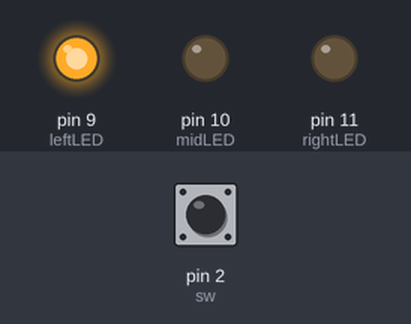
Simulated run of this sketch. Board: Arduino Uno, built with avr-gcc and run on an emulated ATmega328P. Shown: output pins drawn as LEDs (lit = HIGH). Inputs (shaded band) come from the test bench; at power-on: pin 2 (sw) HIGH.

Above: at 0.2 s.
At 3.5 s:
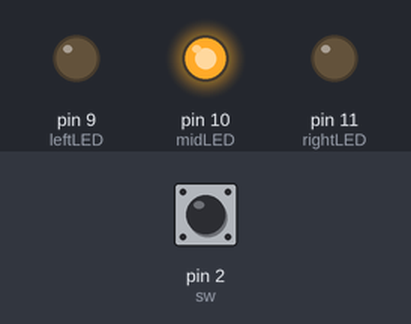
At 8.2 s:
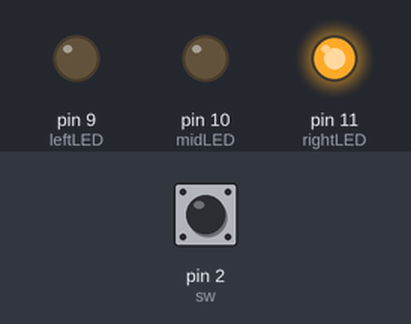
At 12.5 s:
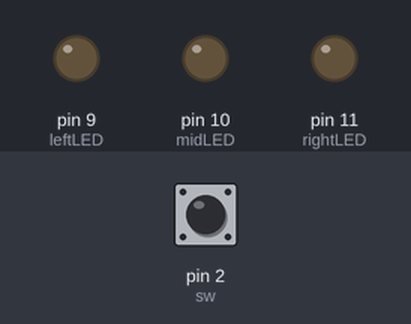
Timing chart, 0 to 13.0 s (numbered marks = the images above):
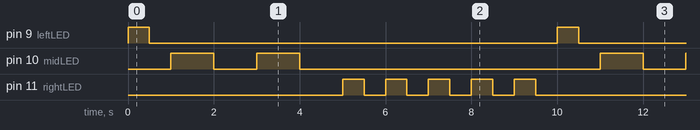

Measured:
- by itself, pin 9 (leftLED): alternates HIGH for 0.50 s and LOW for 9.5 s
- by itself, pin 10 (midLED): repeats every 10.0 s: LOW 1.0 s, HIGH 1.0 s, LOW 7.0 s, HIGH 1.0 s
- by itself, pin 11 (rightLED): repeats every 10.0 s: 4 × (LOW 0.50 s, HIGH 0.50 s), LOW 5.5 s, HIGH 0.50 s

The sketch:

ntnu_40371231h-2.ino
```cpp
int sw = 2;
int leftLED = 9 ;
int midLED = 10;
int rightLED = 11;

int longTIME = 1000;
int shortTIME = 500;

int val;

void flashOnce(int, int, int);

void setup()
{
  pinMode(sw, INPUT);
  digitalWrite(sw,HIGH);
  pinMode(leftLED, OUTPUT);
  pinMode(midLED, OUTPUT);
  pinMode(rightLED, OUTPUT);
}

void loop()
{
  val = digitalRead(2);
  if(val == LOW){
  	flashOnce(leftLED, shortTIME, 5);
  	flashOnce(midLED, longTIME, 2);
  	flashOnce(rightLED, shortTIME, 1);
  	Serial.println('I love you');
  }else{
	flashOnce(leftLED, shortTIME, 1);
  	flashOnce(midLED, longTIME, 2);
  	flashOnce(rightLED, shortTIME, 5);
  	Serial.println('You love I');
  }
}

void flashOnce(int ledPIN, int lightTIME, int flashTIME)
{
  while(flashTIME)
  {
    digitalWrite(ledPIN, HIGH);
    delay(lightTIME);
    digitalWrite(ledPIN, LOW);
    delay(lightTIME);
    flashTIME--;
  }
}
```
